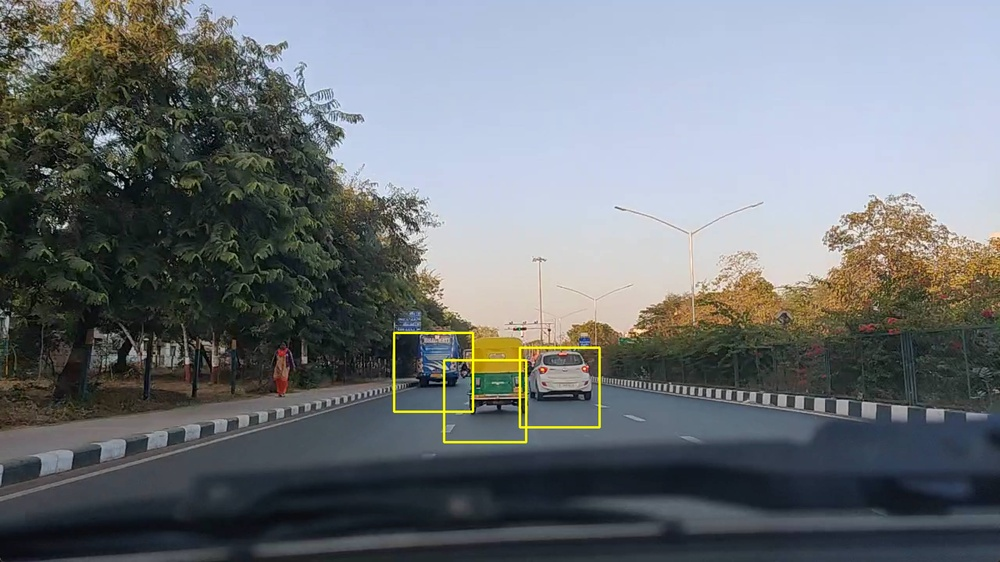
#> input picture test.jpg, 1000 x 562 px, shrunk from 2560 x 1440 before the run
$ jupyter execute cannytest.ipynb
#> lines starting #> are read from the running program, lines starting #| are printed output that depends on the picture; after the words box and inside, x2 and y2 are one past the last pixel; in counts of white or black regions, pixels touching at a corner belong together
# 灰度处理

对于一张图片，当我们只关心其边界的时候，单通道的图片已经足够提供检测出边界的信息。所以我们可以将R、G、B的3通道图片乃至更高维的高光谱遥感图像进行灰度化。灰度化实际上是一种降维操作，它减少了冗余数据从而降低了计算开销。以下是对RGB图片灰度化的方法：

[cell 1]
# 灰度化
import numpy as np
import matplotlib.pyplot as plt
import cv2
def gray(img_path):
	"""
	计算公式：
	Gray(i,j) = [R(i,j) + G(i,j) + B(i,j)] / 3
	or :
	Gray(i,j) = 0.299 * R(i,j) + 0.587 * G(i,j) + 0.114 * B(i,j)
	"""

	# 读取图片
	img = plt.imread(img_path)
	# BGR 转换成 RGB 格式
	img_rgb = cv2.cvtColor(img,cv2.COLOR_BGR2RGB)
	# 灰度化
	img_gray = np.dot(img_rgb[...,:3],[0.299,0.587,0.114])
	return img_gray

# 高斯模糊

高斯模糊实际上是对灰度化后的图像去噪。从数学的角度来看，图像的高斯模糊过程就是图像与正态分布做卷积。进行高斯滤波之前，需要先得到一个高斯滤波器（kernel）。如何得到一个高斯滤波器呢？其实就是将高斯函数离散化，将滤波器中对应的横纵坐标索引代入高斯函数，即可得到对应的值。不同尺寸的滤波器，得到的值也不同，下面是二维高斯函数与 (2k+1)x(2k+1) 滤波器的计算公式 :

[cell 2]
# 去除噪音 - 使用 5x5 的高斯滤波器
import math
def smooth(img_gray):
	# 生成高斯滤波器
	"""
	要生成一个 (2k+1)x(2k+1) 的高斯滤波器，滤波器的各个元素计算公式如下：
	H[i, j] = (1/(2*pi*sigma**2))*exp(-1/2*sigma**2((i-k-1)**2 + (j-k-1)**2))
	"""
	sigma = 1.4
	gaussian_sum = 0
	gaussian_kernel = np.zeros((5,5))
	for i in range(5):
		for j in range(5):
			gaussian_kernel[i,j] = np.exp((-np.square(i-3)-np.square(j-3))/(2*np.square(sigma)))/(2*math.pi*np.square(sigma))
			gaussian_sum += gaussian_kernel[i,j]
	# 归一化处理
	gaussian_kernel  /= gaussian_sum

	# 高斯滤波
	H,W = img_gray.shape
	img_gray_denoised = np.zeros((H-5,W-5))
	for i in range(H-5):
		for j in range(W-5):
			img_gray_denoised[i,j] = np.sum(img_gray[i:i+5,j:j+5]*gaussian_kernel)
	return img_gray_denoised

# 图像梯度、梯度幅值、梯度方向计算

这个步骤的重要性不言而喻。直观感受上来讲我们知道一个图像上处于边界附近位置的像素值变化较大。而处于物体内部位置的像素值大多相近。这样我们可以计算当前像素与其附近像素的像素值的差值判断该像素处于物体内部还是边界。这个差值我们称为图像梯度。梯度幅值、梯度方向由图像梯度计算而来。
具体而言，我们用一阶导数来计算梯度：

对于上式，实际操作时就是用当前像素的下一个像素减去当前像素。此时$\Delta x=1$;
梯度包含x方向的梯度与y方向的梯度。它们是两个向量。梯度幅值是这两个向量的向量和：

既然梯度幅值是一个向量，那么我们需要计算它的方向：

[cell 3]
def gradients(img_gray_denoised):
    """
	输入：高斯模糊之后的图像 \n
	输出： dx: x方向的梯度
           dy: y方向梯度
           M: 梯度幅值（两个矢量和的模长） \n
           theta: 梯度方向
	"""
    H,W = img_gray_denoised.shape
    dx = np.zeros((H-1,W-1))
    dy = np.zeros((H-1,W-1))
    M = np.zeros((H-1,W-1))
    theta = np.zeros((H-1,W-1))

    for i in range(H-1):
        for j in range(W-1):
            dy[i,j] = img_gray_denoised[i+1,j] - img_gray_denoised[i,j]
            dx[i,j] = img_gray_denoised[i,j+1] - img_gray_denoised[i,j]
            M[i,j] = np.sqrt(np.square(dx[i,j])+np.square(dy[i,j]))
            theta[i,j] = math.atan(dy[i,j]/(dx[i,j]+0.000000001))
    return dx,dy,M,theta

# 非极大值抑制

通过计算梯度（这里以一个像素为单位，计算相邻像素之间的梯度差值），一共有四种情况。

[cell 4]
def NMS(M,dx,dy):
    d = np.copy(M)
    H,W = M.shape
    NMS = np.copy(d)
    NMS[0,:] = NMS[H-1,:] = NMS[:,0] = NMS[:,W-1] = 0
    for i in range(1,H-1):
        for j in range(1,W-1):
            if M[i,j] == 0:
                NMS[i,j] = 0
            else:
                gradX = dx[i,j]
                gradY = dy[i,j]
                gradTemp = d[i,j]

                if(np.abs(gradX)>np.abs(gradY)):
                    weight = np.abs(gradY) / np.abs(gradX)
                    g2 = d[i,j-1]
                    g4 = d[i,j+1]
                    if gradX * gradY > 0:
                        g3 = d[i+1,j+1]
                        g1 = d[i-1,j-1]
                    else:
                        g3 = d[i-1,j+1]
                        g1 = d[i+1,j-1]
                else:
                    weight = np.abs(gradX)/np.abs(gradY)
                    g2 = d[i-1,j]
                    g4 = d[i+1,j]
                    if gradX * gradY > 0:
                        g3 = d[i+1,j+1]
                        g1 = d[i-1,j-1]
                    else:
                        g3 = d[i+1,j-1]
                        g1 = d[i-1,j+1]
                gradTemp1 = weight * g1 + (1-weight) * g2
                gradTemp2 = weight * g3 + (1-weight) * g4
                if gradTemp >= gradTemp1 and gradTemp >= gradTemp2:
                    NMS[i,j] = gradTemp
                else:
                    NMS[i,j] = 0
    return NMS

# 双阈值检测

高于阈值的即为边缘；低于阈值的即为非边缘；处于二者之间的，还要判断是否有可靠性边缘连接

[cell 5]
def double_threshold(NMS):
    H,W = NMS.shape
    DT = np.zeros((H,W))
    TL = 0.1 * np.max(NMS)
    TH = 0.3 * np.max(NMS)

    for i in range(1,H-1):
        for j in range(1,W-1):
            if (NMS[i,j]<TL):
                DT[i,j] = 0
            elif (NMS[i,j]>TH):
                DT[i,j] = 1
            elif (NMS[i-1, j-1:j+2] < TH).any() or (NMS[i+1, j-1:j+2]).any() or (NMS[i, [j-1, j+1]] < TH).any():
                DT[i,j] = 1
    return DT

[cell 6]
image = cv2.imread('test.jpg')
#> image is the input picture: shape (562, 1000, 3); mean B, G, R 117.7, 114.2, 109.2
gray_image = cv2.cvtColor(image,cv2.COLOR_BGR2GRAY)

[cell 7]
import cv2 #导入opencv库
 #读取图片
img = cv2.imread("test.jpg")
#进行canny边缘检测
edge = cv2.Canny(img,50,150)
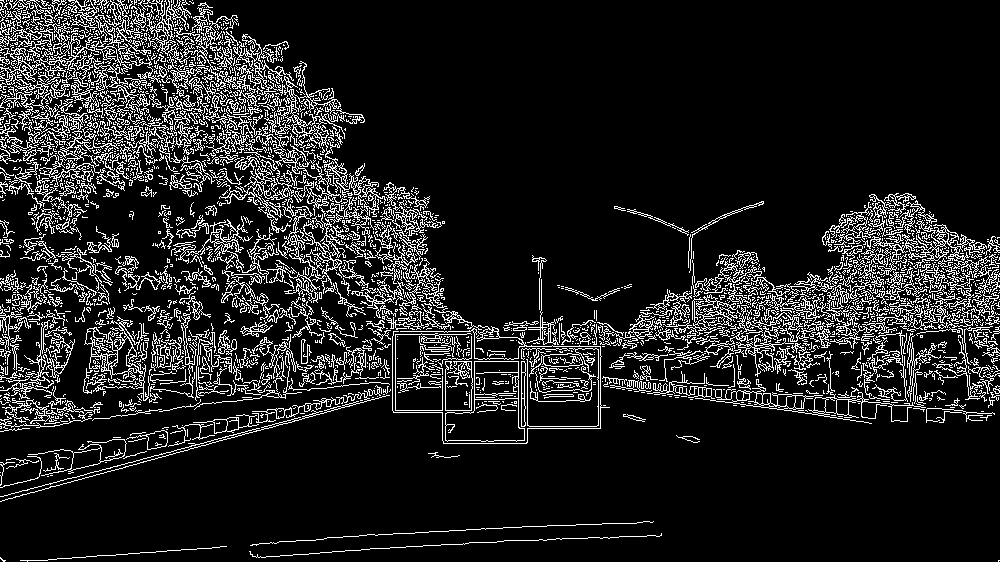
#> edge: shape (562, 1000); 12.6% white in thin lines or dots
#保存结果
cv2.imwrite('test_canny_official.jpg',edge)
#> Out = True

[cell 8]
gray_image=gray('test.jpg')
smoothed_image = smooth(gray_image)
#> after the loop in smooth, `for i in range(H-5):`:
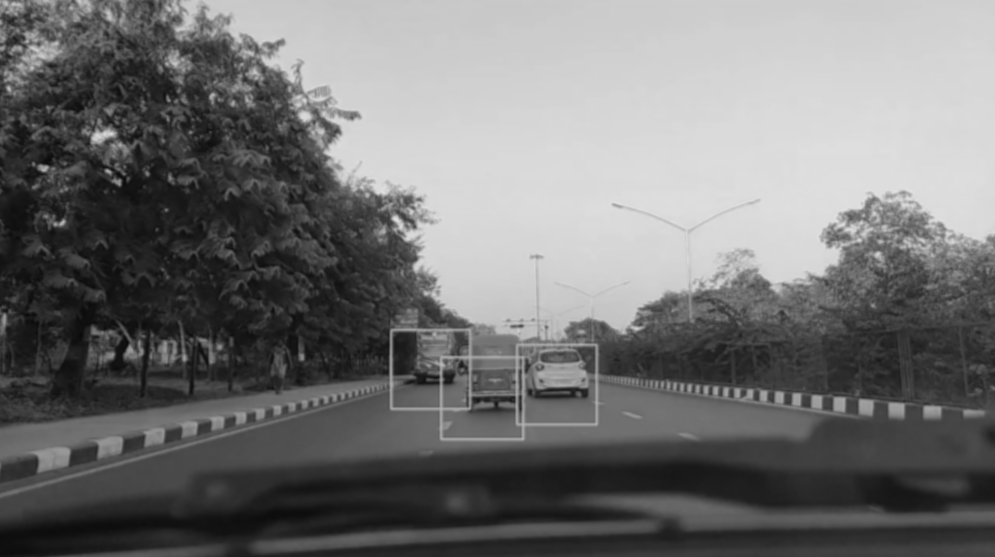
#> img_gray_denoised: shape (557, 995) float64; min 10.72, max 226.7, mean 114.7

[cell 9]
dx,dy,M,theta = gradients(smoothed_image)
#> after the loop in gradients, `for i in range(H-1):`:
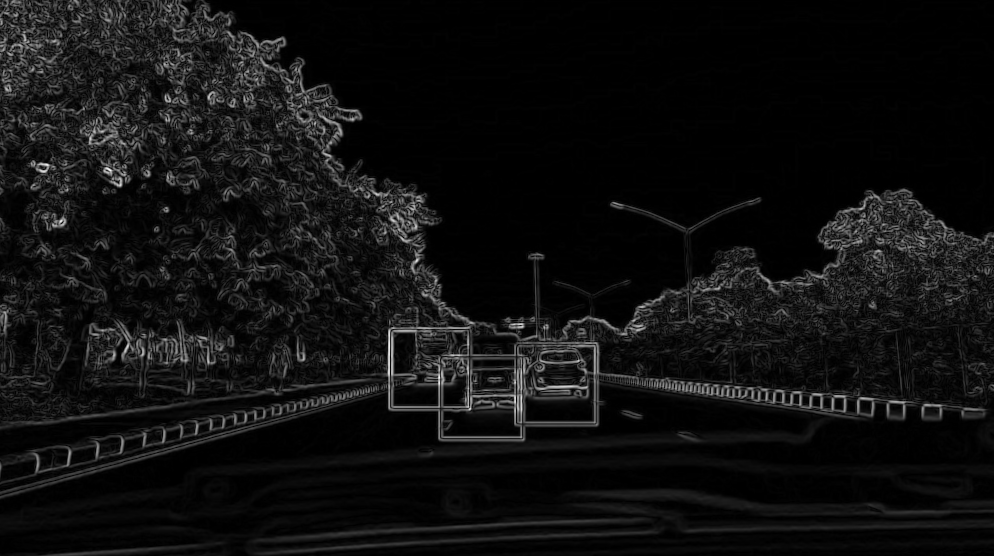
#> M: shape (556, 994) float64; min 0, max 60.87, mean 4; drawn with min black and max white
#> after the loop in gradients, `for i in range(H-1):`:
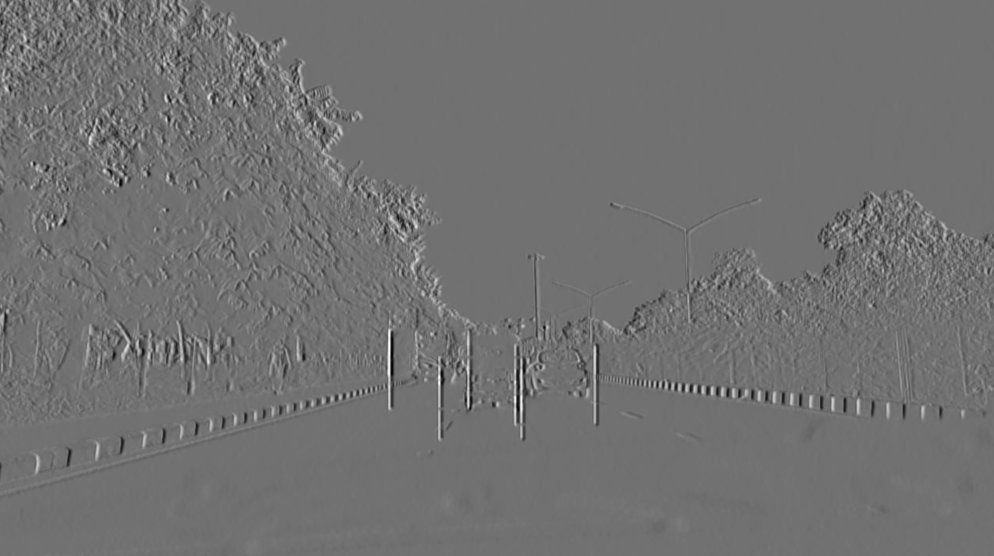
#> dx: shape (556, 994) float64; min -46.3, max 57.79, mean 0.1; drawn with min black and max white
#> after the loop in gradients, `for i in range(H-1):`:
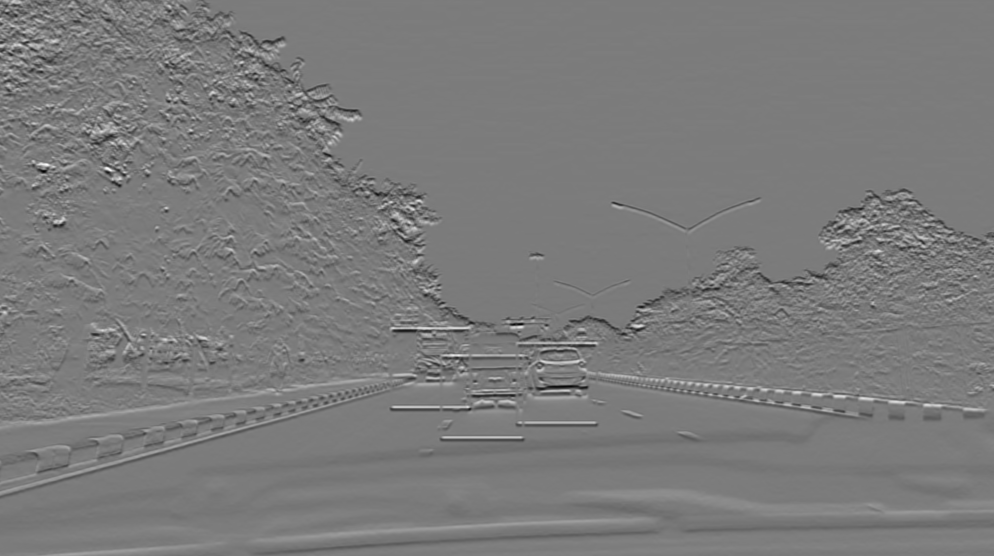
#> dy: shape (556, 994) float64; min -52.96, max 56.01, mean -0.2; drawn with min black and max white
#> after the loop in gradients, `for i in range(H-1):`:
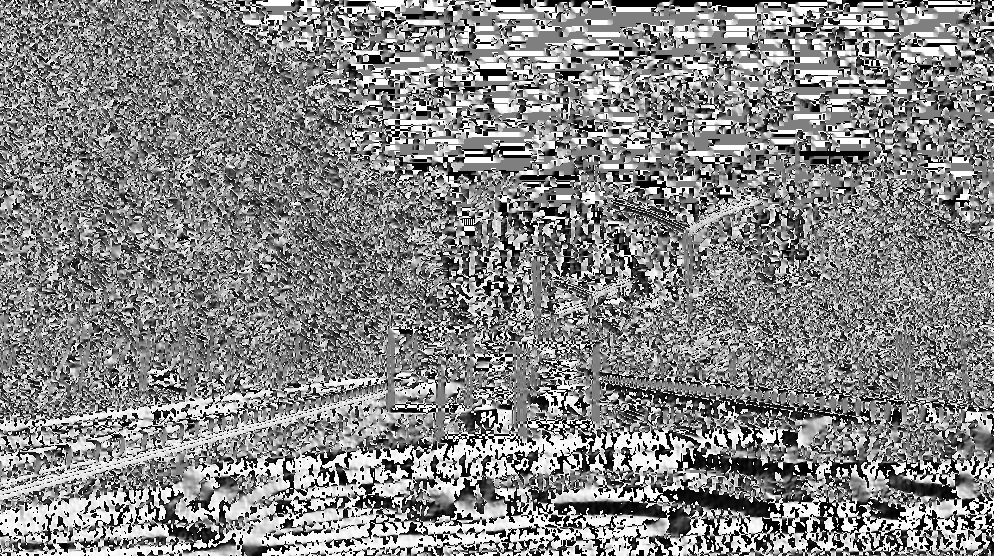
#> theta: shape (556, 994) float64; min -1.57, max 1.57, mean 0.0768; drawn with min black and max white

[cell 10]
after = NMS(M,dx,dy)
#> in NMS, `NMS[0,:] = NMS[H-1,:] = NMS[:,0] = NMS[:,W-1] = 0`: NMS: shape (556, 994) float64; 0.55% of pixels changed, all inside (x1, y1, x2, y2) = (0, 0, 994, 556)
#> after the loop in NMS, `for i in range(1,H-1):`:
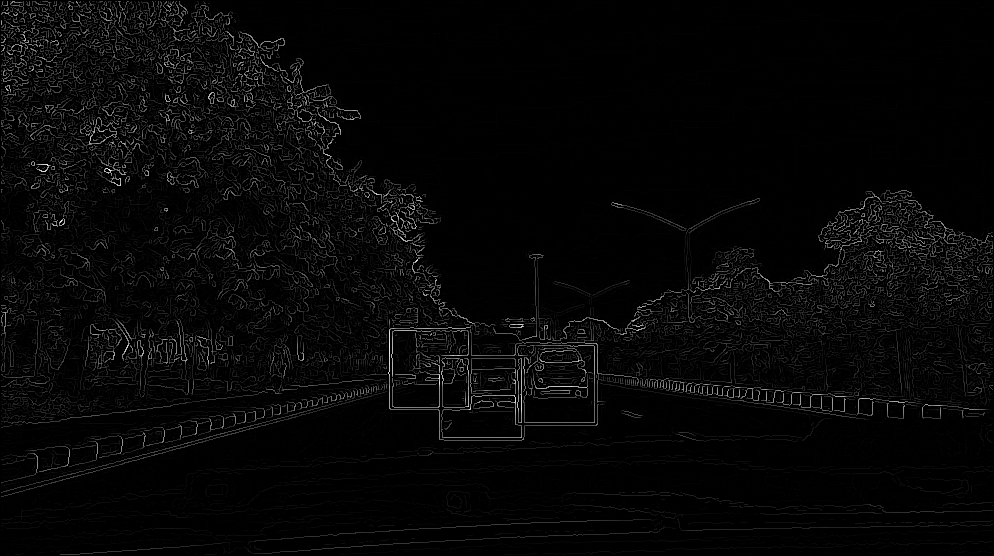
#> NMS: shape (556, 994) float64; min 0, max 60.87, mean 1.6; drawn with min black and max white

[cell 11]
last = double_threshold(after)
#> in double_threshold, `TL = 0.1 * np.max(NMS)`: TL = 6.09
#> in double_threshold, `TH = 0.3 * np.max(NMS)`: TH = 18.26
#> after the loop in double_threshold, `for i in range(1,H-1):`:
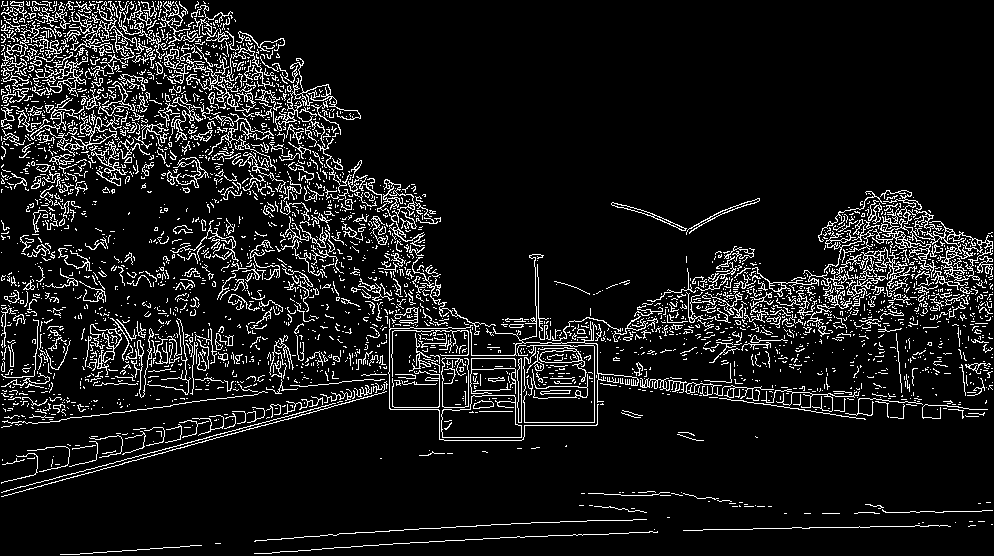
#> DT: shape (556, 994) float64; values 0 (black) and 1 (white), 9.4% white in thin lines or dots

[cell 12]
# 转换数据格式为 0-255 并保存
final_output = (last * 255).astype(np.uint8)
#> final_output: shape (556, 994); 9.4% white in thin lines or dots
cv2.imwrite("test_canny_myself.jpg", final_output)
print("已保存到 test_canny_myself.jpg")

[cell 13]
plt.figure(figsize=(10,10))
plt.imshow(last,cmap='gray')
plt.show()

[cell 14]
smoothed_image.shape
#> Out = (557, 995)

[cell 15]
smoothed_image[:5]

[cell 16]
smoothed_image[1,1],smoothed_image[0,1],smoothed_image[1,2],smoothed_image[2,1]
#> Out = (147.4, 142.6, 152.1, 143.1)

[cell 17]
smoothed_image[2,1]-smoothed_image[1,1]
#> Out = -4.25

[cell 18]
dx[1,1],dy[1,1],dx[1,1]/dy[1,1]
#> Out = (4.73, -4.25, -1.11)

[cell 19]
theta[1,1]
#> Out = -0.732

[cell 20]
math.tan(theta[1,1])
#> Out = -0.898
